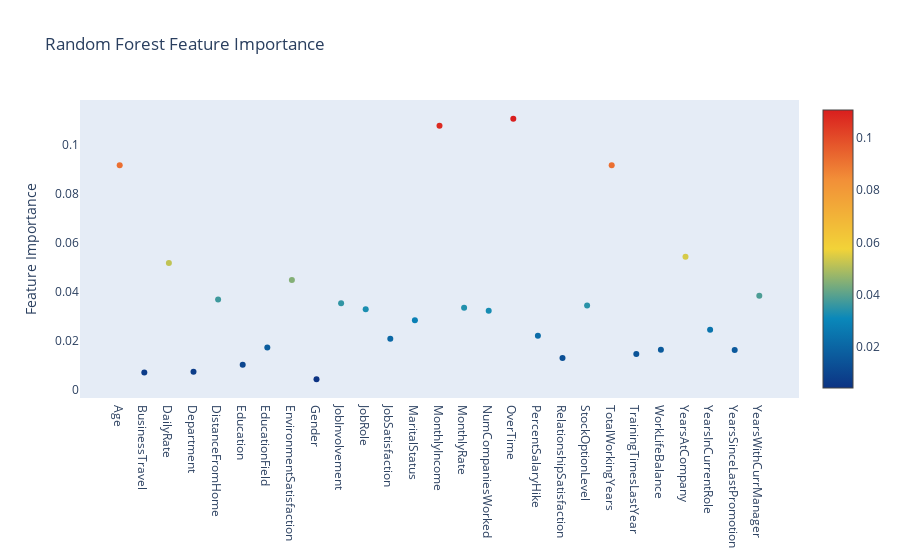

Source (notebook cell):
### Code cell
import plotly.offline as py
py.init_notebook_mode(connected=True)
import plotly.graph_objs as go
 
# Scatter plot 
trace = go.Scatter(
    y = rnd_clf.feature_importances_,
    x = covariates_cols,
    #x = attrition_final.columns.values,
    
    mode='markers',
    marker=dict(
        sizemode = 'diameter',
        sizeref = 1,
        size = 6,
        #size= rf.feature_importances_,
        #color = np.random.randn(500),
        color = rnd_clf.feature_importances_,
        colorscale='Portland',
        showscale=True
    ),
    text = covariates_cols
)
data = [trace]
 
layout= go.Layout(
    autosize= True,
    title= 'Random Forest Feature Importance',
    hovermode= 'closest',
     xaxis= dict(
         ticklen= 5,
         showgrid=False,
        zeroline=False,
        showline=False
     ),
    yaxis=dict(
        title= 'Feature Importance',
        showgrid=False,
        zeroline=False,
        ticklen= 5,
        gridwidth= 2
    ),
    showlegend= False
)
fig = go.Figure(data=data, layout=layout)
py.iplot(fig,filename='feature importance')

### Figure 1 — Plotly figure (JSON) as saved in the notebook; plotly's stock layout.template omitted (floating-point values rounded to 4 significant figures)
{"data": [{"marker": {"color": [0.09174, 0.007081, 0.05178, 0.00738, 0.03687, 0.01025, 0.01734, 0.04484, 0.004328, 0.03542, 0.03289, 0.0209, 0.02847, 0.1078, 0.0336, 0.03233, 0.1107, 0.02213, 0.01306, 0.03452, 0.0917, 0.01469, 0.01643, 0.05434, 0.0246, 0.01628, 0.03847], "colorscale": [[0, "rgb(12,51,131)"], [0.25, "rgb(10,136,186)"], [0.5, "rgb(242,211,56)"], [0.75, "rgb(242,143,56)"], [1, "rgb(217,30,30)"]], "showscale": true, "size": 6, "sizemode": "diameter", "sizeref": 1}, "mode": "markers", "text": ["Age", "BusinessTravel", "DailyRate", "Department", "DistanceFromHome", "Education", "EducationField", "EnvironmentSatisfaction", "Gender", "JobInvolvement", "JobRole", "JobSatisfaction", "MaritalStatus", "MonthlyIncome", "MonthlyRate", "NumCompaniesWorked", "OverTime", "PercentSalaryHike", "RelationshipSatisfaction", "StockOptionLevel", "TotalWorkingYears", "TrainingTimesLastYear", "WorkLifeBalance", "YearsAtCompany", "YearsInCurrentRole", "YearsSinceLastPromotion", "YearsWithCurrManager"], "type": "scatter", "x": ["Age", "BusinessTravel", "DailyRate", "Department", "DistanceFromHome", "Education", "EducationField", "EnvironmentSatisfaction", "Gender", "JobInvolvement", "JobRole", "JobSatisfaction", "MaritalStatus", "MonthlyIncome", "MonthlyRate", "NumCompaniesWorked", "OverTime", "PercentSalaryHike", "RelationshipSatisfaction", "StockOptionLevel", "TotalWorkingYears", "TrainingTimesLastYear", "WorkLifeBalance", "YearsAtCompany", "YearsInCurrentRole", "YearsSinceLastPromotion", "YearsWithCurrManager"], "y": [0.09174, 0.007081, 0.05178, 0.00738, 0.03687, 0.01025, 0.01734, 0.04484, 0.004328, 0.03542, 0.03289, 0.0209, 0.02847, 0.1078, 0.0336, 0.03233, 0.1107, 0.02213, 0.01306, 0.03452, 0.0917, 0.01469, 0.01643, 0.05434, 0.0246, 0.01628, 0.03847]}], "layout": {"autosize": true, "hovermode": "closest", "showlegend": false, "title": {"text": "Random Forest Feature Importance"}, "xaxis": {"showgrid": false, "showline": false, "ticklen": 5, "zeroline": false}, "yaxis": {"gridwidth": 2, "showgrid": false, "ticklen": 5, "title": {"text": "Feature Importance"}, "zeroline": false}}}
